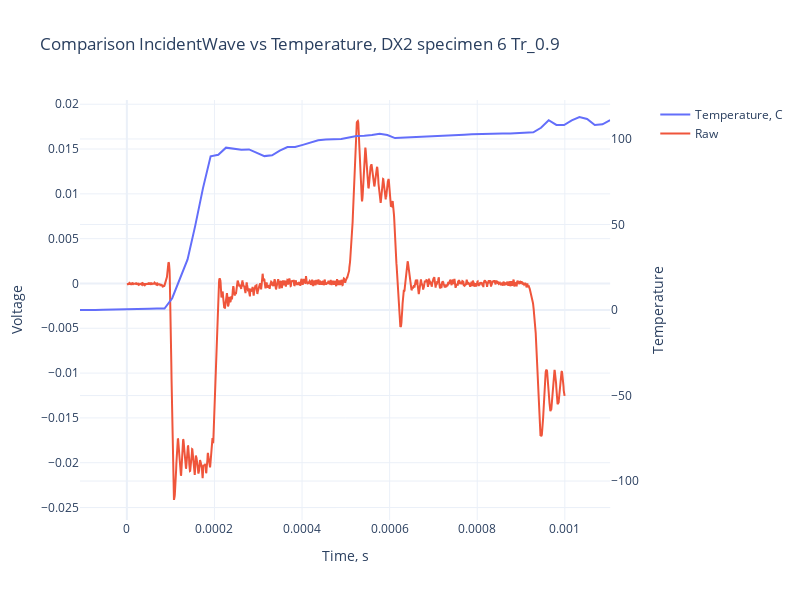

The code cell stored with this chart in its notebook:
### Code cell
fig1 = go.Figure()
fig1 = make_subplots(specs=[[{"secondary_y": True}]])
fig1.update_layout(template = 'plotly_white', width=800, height=600,
                  title = f'Comparison IncidentWave vs Temperature, {material} specimen {specimen} {title}')

fig1.add_trace(go.Scatter(x = thermo_data.time-107e-6, 
                            y = thermo_data[title], 
                            name = 'Temperature, C'),
                            secondary_y=True)
fig1.add_trace(go.Scatter(x = raw_data.time, 
                            y = raw_data.incid, 
                            name = 'Raw'))

fig1.update_xaxes(title_text="Time, s")

fig1.update_yaxes(title_text="Voltage", secondary_y=False)
fig1.update_yaxes(title_text="Temperature", secondary_y=True, range=[-thermo_data[title].max()-10,thermo_data[title].max()+10])

fig1.show()

### Figure 1 — Plotly figure (JSON) as saved in the notebook; plotly's stock layout.template omitted (floating-point values rounded to 4 significant figures; data arrays with more than 128 entries replaced by an {"elided": "..."} marker saying what was removed)
{"data": [{"name": "Temperature, C", "type": "scatter", "x": [-0.000107, -8.946e-05, -7.191e-05, -5.437e-05, -3.682e-05, -1.928e-05, -1.737e-06, 1.581e-05, 3.335e-05, 5.089e-05, 6.844e-05, 8.598e-05, 0.0001035, 0.0001211, 0.0001386, 0.0001562, 0.0001737, 0.0001912, 0.0002088, 0.0002263, 0.0002439, 0.0002614, 0.000279, 0.0002965, 0.0003141, 0.0003316, 0.0003491, 0.0003667, 0.0003842, 0.0004018, 0.0004193, 0.0004369, 0.0004544, 0.0004719, 0.0004895, 0.000507, 0.0005246, 0.0005421, 0.0005597, 0.0005772, 0.0005948, 0.0006123, 0.0006298, 0.0006474, 0.0006649, 0.0006825, 0.0007, 0.0007176, 0.0007351, 0.0007526, 0.0007702, 0.0007877, 0.0008053, 0.0008228, 0.0008404, 0.0008579, 0.0008755, 0.000893, 0.0009105, 0.0009281, 0.0009456, 0.0009632, 0.0009807, 0.0009983, 0.001016, 0.001033, 0.001051, 0.001068, 0.001086, 0.001104], "xaxis": "x", "y": [0, -0.1153, 0.01918, 0.137, 0.3003, 0.1712, 0.4134, 0.4867, 0.5275, 0.7831, 0.8078, 0.8793, 6.878, 17.84, 29.57, 49.33, 71.1, 89.86, 90.74, 94.9, 94.5, 93.75, 93.88, 91.87, 89.96, 90.44, 93.15, 95.22, 95.29, 96.53, 97.81, 99.21, 99.69, 99.89, 100.0, 100.9, 101.6, 101.9, 102.3, 103.1, 102.3, 100.5, 100.7, 101.0, 101.1, 101.5, 101.8, 101.7, 101.9, 102.0, 102.5, 102.7, 102.9, 102.9, 103.0, 103.1, 103.2, 103.4, 103.8, 103.9, 106.5, 110.9, 108.2, 108.1, 110.9, 112.8, 111.7, 108.2, 108.5, 111.0], "yaxis": "y2"}, {"name": "Raw", "type": "scatter", "x": {"elided": "2000 float values"}, "y": {"elided": "2000 float values"}}], "layout": {"height": 600, "title": {"text": "Comparison IncidentWave vs Temperature, DX2 specimen 6 Tr_0.9"}, "width": 800, "xaxis": {"anchor": "y", "domain": [0, 0.94], "title": {"text": "Time, s"}}, "yaxis": {"anchor": "x", "domain": [0, 1], "title": {"text": "Voltage"}}, "yaxis2": {"anchor": "x", "overlaying": "y", "range": [-122.8, 122.8], "side": "right", "title": {"text": "Temperature"}}}}
